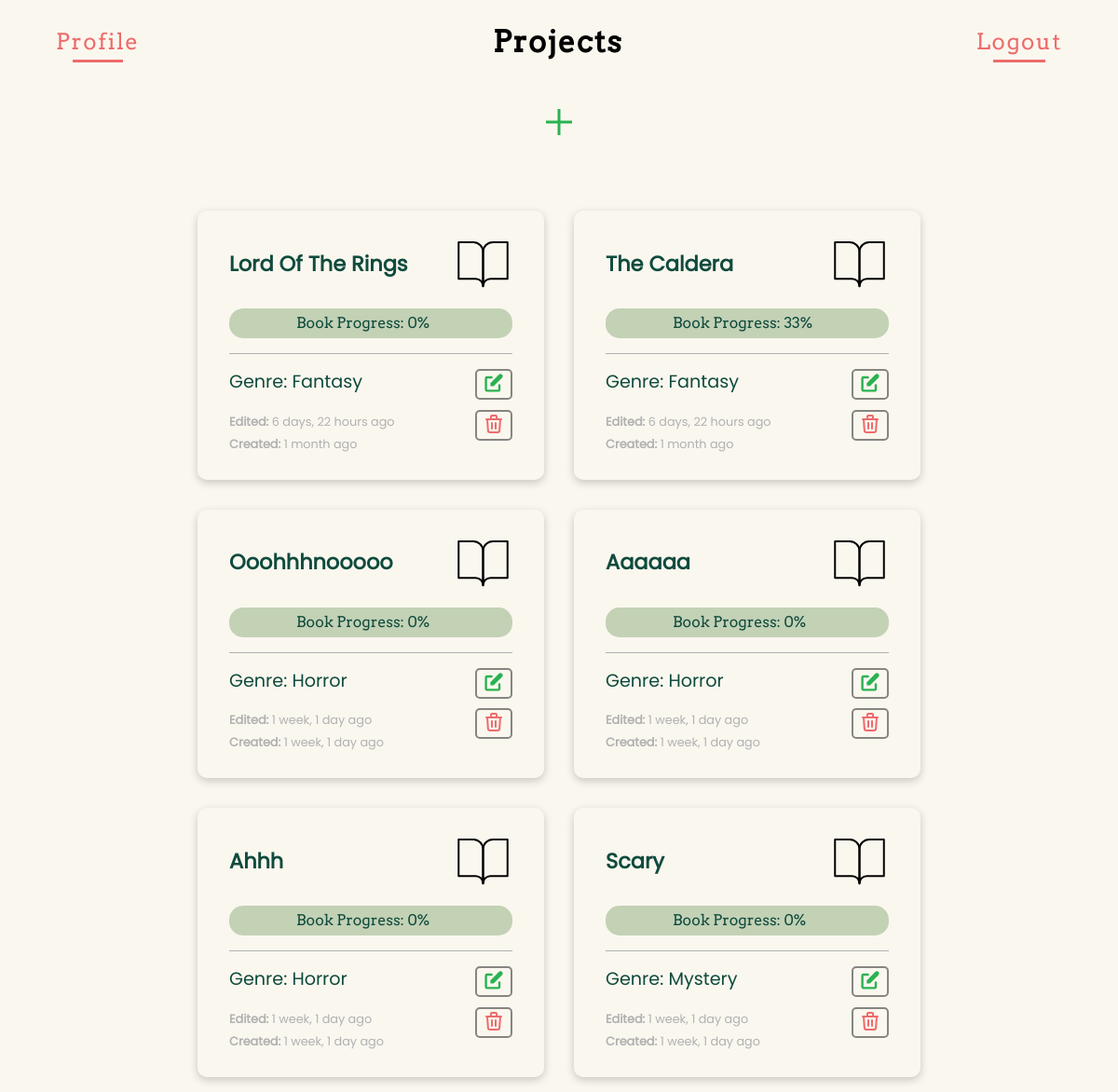
Page / (signed in) on the earlier database version.
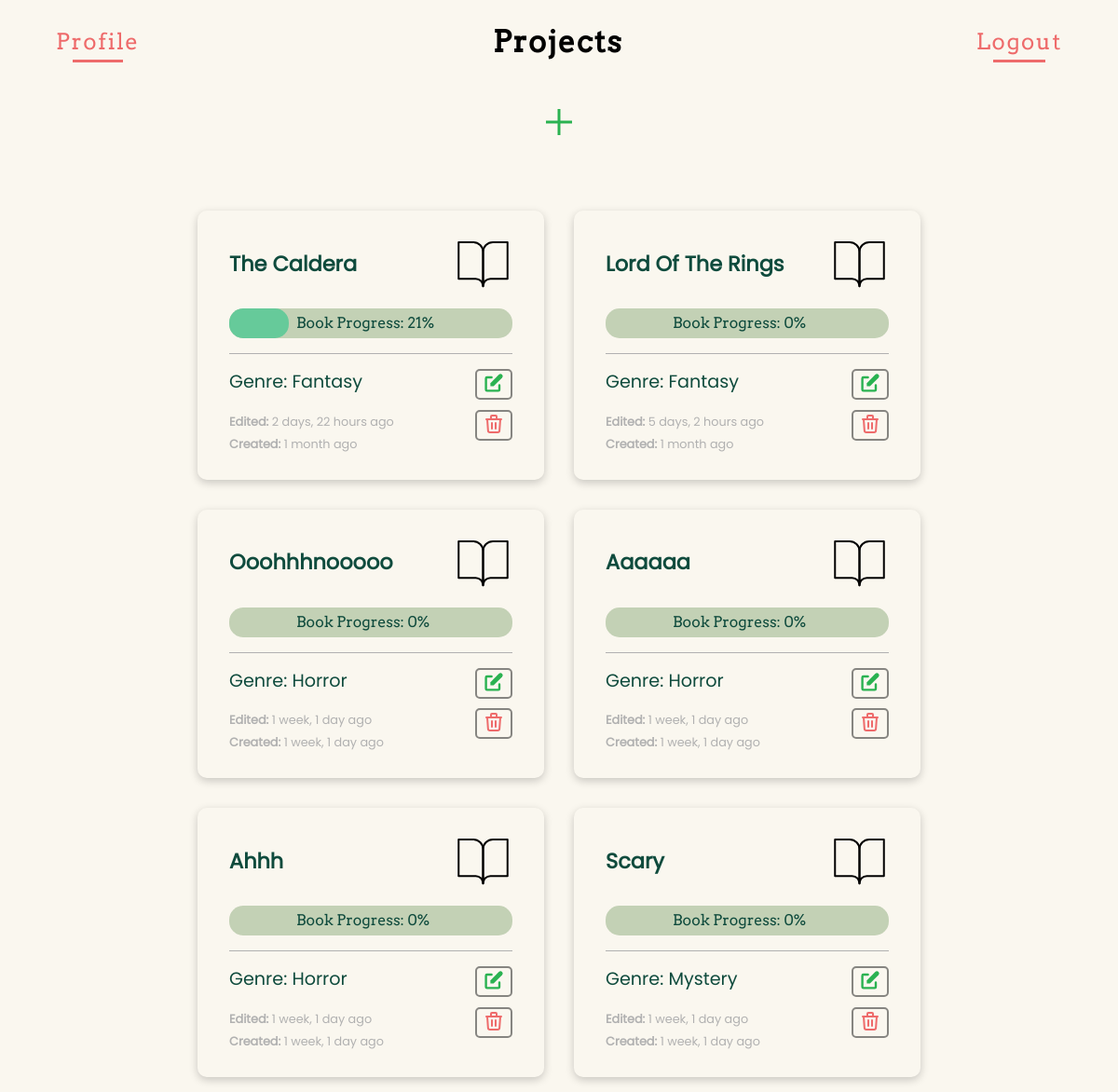
Same page on the later database version.
### writeoff/models.py (models this page shows, shortened)
class Project(models.Model):
    author = models.ForeignKey(
        User, on_delete=models.CASCADE, related_name="creator")
    title = models.CharField(max_length=60)
    slug = models.SlugField(unique=True, blank=True, null=True)
    genre = models.ForeignKey(
        Genre, on_delete=models.CASCADE, related_name="project")
    content = models.TextField(blank=True)
    created = models.DateTimeField(auto_now_add=True)
    edited = models.DateTimeField(auto_now=True)
    completed = models.BooleanField(default=False)
    def progress(self):
        try:
            totalEvents = self.timeline.all().count()
            completedEvents = self.timeline.filter(completed=True).count()
            return round((completedEvents/totalEvents)*100)
        except (AttributeError, ZeroDivisionError):
            return 0
    class Meta:
        ordering = ['-edited']

class Genre(models.Model):
    name = models.CharField(max_length=50, blank=True, null=True)
    def __str__(self):
        return self.name
    class Meta:
        ordering = ['name']

### writeoff/views.py (the view, shortened to what this page needs)
# urls.py: path("", views.index, name='index'),
@login_required
def index(request):
    projects = Project.objects.filter(author=request.user)
    genres = Genre.objects.all()
    for project in projects:
        if project.progress() == 100:
            if project.completed != True:
                project.completed = True
                project.save()
        if project.completed == True:
            if project.progress() < 100:
                project.completed = False
                project.save()
    return render(request, "index.html", {
        'form': ProjectForm(),
        'projects': projects,
        'genres': genres
    })

### writeoff/templates/index.html (shortened to what this page needs)
{% load static %}
{% load humanize %}
<!DOCTYPE html>
<html lang="en">
<head>
    <link href="{% static 'styles.css' %}" rel="stylesheet">
</head>
<body>
    {% block body %}
        <div class="project-container">
            <header class="project-header">
                <div class="project-nav">
                    <div class="project-nav-logout nav-user">
                        <a href="{% url 'profile' user.id %}">Profile</a>
                    </div>
                    <div class="project-nav-title">
                        <h1>Projects</h1>
                    </div>
                    <div class="project-nav-logout">
                        <a href="{% url 'logout' %}">Logout</a>
                    </div>
                </div>
                <div class="project-form-container">
                    <div class="project-expand">
                        <button aria-description="Add a project" class="add-project"><svg xmlns="http://www.w3.org/2000/svg" height="48" width="48">
                            <path d="M22.5 38V25.5H10v-3h12.5V10h3v12.5H38v3H25.5V38Z" />
                        </svg></button>
                    </div>
                </div>
            </header>
            <div class="card-container">
                {% for project in projects %}
                    <a href="{% url 'overview' project.slug %}">
                        <div class="project-card" data-title="{{ project.title }}" data-genre="{{ project.genre }}" data-slug="{{ project.slug }}" data-id="{{ project.id }}">
                            <div class="card-title">
                                <h3 class="project-title">{{ project.title|title }}</h3>
                                <img src="{% static 'assets/book-open.svg'%}" alt="open book icon">
                            </div>
                            <div class="progress-wrapper">
                                <div class="progress-pill">
                                    <div class="progress-bar"></div>
                                    <label for="book-progress">Book Progress: {{ project.progress }}%</label>
                                </div>
                            </div>
                            <div class="card-bottom">
                                <div class="card-content">
                                    <p>Genre: {{ project.genre }}</p>
                                    <p id="stats-sm"><strong>Edited: </strong>{{ project.edited|naturaltime }}</p>
                                    <p id="stats-sm"><strong>Created: </strong>{{ project.created|naturaltime }}</p>
                                </div>
                                <div class="card-buttons">
                                    <button id="edit-project-btn" class="btn">
                                    </button>
                                    <button id="delete-project-btn" class="btn">
                                    </button>
                                </div>
                            </div>
                        </div>
                    </a>
                {% endfor %}
            </div>
        </div>
    {% endblock %}
</body>
</html>

Differences in the rows shown:
changed Project "The Caldera": progress "33" → "21"; edited "6 days, 22 hours ago" → "2 days, 22 hours ago"; moves up the list
changed Project "Lord Of The Rings": edited "6 days, 22 hours ago" → "5 days, 2 hours ago"
